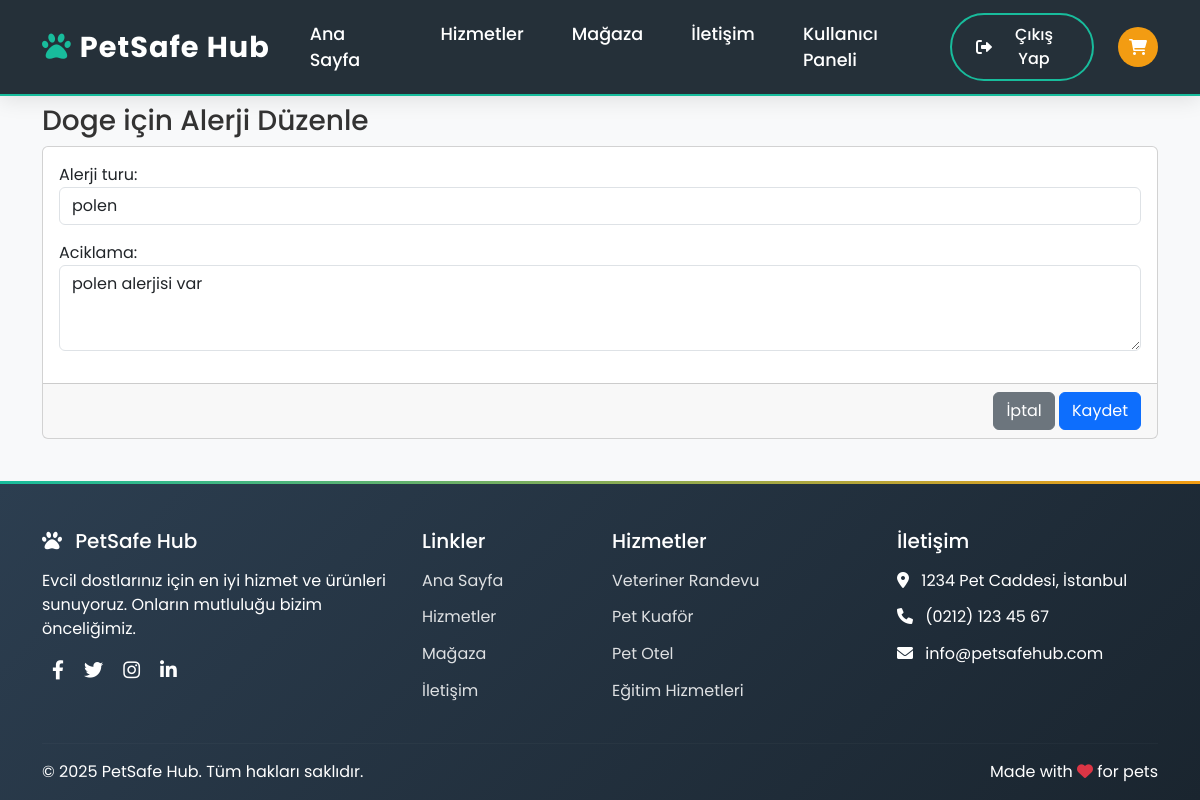
Page /petpanel/edit-allergy/1/ (signed in) on the committed database.
### anahtarlik/models.py (models this page shows, shortened)
class EvcilHayvan(models.Model):
    TUR_SECENEKLERI = [
        ('kopek', 'Köpek'),
        ('kedi', 'Kedi'),
        ('diger', 'Diğer'),
    ]
    CINSIYET_SECENEKLERI = [
        ('erkek', 'Erkek'),
        ('disi', 'Dişi'),
        ('bilinmiyor', 'Bilinmiyor'),
    ]
    ad = models.CharField(max_length=100)
    tur = models.CharField(max_length=20, choices=TUR_SECENEKLERI)
    cins = models.CharField(max_length=100)
    cinsiyet = models.CharField(max_length=20, choices=CINSIYET_SECENEKLERI, default='bilinmiyor')
    dogum_tarihi = models.DateField(null=True, blank=True)
    sahip = models.ForeignKey(Sahip, on_delete=models.CASCADE, related_name='evcil_hayvanlar')
    saglik_notu = models.TextField(blank=True)
    beslenme_notu = models.TextField(blank=True)
    genel_not = models.TextField(blank=True)
    davranis_notu = models.TextField(blank=True)
    kayip_durumu = models.BooleanField(default=False)
    kayip_bildirim_tarihi = models.DateTimeField(null=True, blank=True)
    odul_miktari = models.DecimalField(max_digits=10, decimal_places=2, null=True, blank=True)
    resim = models.ImageField(upload_to='evcil_hayvanlar/', null=True, blank=True)

class Alerji(models.Model):
    evcil_hayvan = models.ForeignKey(EvcilHayvan, on_delete=models.CASCADE, related_name='alerjiler')
    alerji_turu = models.CharField(max_length=100)
    aciklama = models.TextField(blank=True)
    kaydedilme_tarihi = models.DateTimeField(auto_now_add=True)

### petpanel/views.py (the view)
# urls.py: path('edit-allergy/<int:record_id>/', views.alerji_duzenle, name='alerji_duzenle'),
@login_required
def alerji_duzenle(request, record_id):
    alerji = get_object_or_404(Alerji, id=record_id, evcil_hayvan__sahip__kullanici=request.user)
    form = AlerjiForm(request.POST or None, instance=alerji)
    if form.is_valid():
        form.save()
        return redirect('pet_detail', pet_id=alerji.evcil_hayvan.id)
    return render(request, 'petpanel/alerji_form.html', {'form': form, 'pet': alerji.evcil_hayvan, 'is_edit': True})

### petpanel/forms.py
class AlerjiForm(forms.ModelForm):
    class Meta:
        model = Alerji
        fields = ['alerji_turu', 'aciklama']
        widgets = {
            'alerji_turu': forms.TextInput(attrs={'class': 'form-control'}),
            'aciklama': forms.Textarea(attrs={'class': 'form-control', 'rows': 3}),
        }

### courseapp/context_processors.py (called while the page is built, shortened)
def sepet_ozeti(request):
    sepet = request.session.get('sepet', {})
    if isinstance(sepet, list):  # Eski liste ise dict'e çevir (hata önle)
        new_sepet = {}
        for pk in sepet:
            new_sepet[str(pk)] = new_sepet.get(str(pk), 0) + 1
        request.session['sepet'] = new_sepet
        sepet = new_sepet
    sepet_items = []
    toplam = 0
    adet = 0
    return {
        'sepet_items': sepet_items,
        'sepet_toplam': toplam,
        'sepet_adet': adet,
    }

### petpanel/templates/petpanel/alerji_form.html (shortened to what this page needs)
{% extends "ana.html" %}
{% block content %}
<div class="container py-4">
    <h3>{{ pet.ad }} için Alerji {{ is_edit|yesno:"Düzenle,Ekle" }}</h3>
    <form method="POST">
        <div class="card mb-3">
            <div class="card-body">
                {{ form.as_p }}
            </div>
            <div class="card-footer text-end">
                <a href="{% url 'pet_detail' pet.id %}" class="btn btn-secondary">İptal</a>
                <button type="submit" class="btn btn-primary">Kaydet</button>
            </div>
        </div>
    </form>
</div>
{% endblock %}

### rows in the picture
EvcilHayvan: ad "Doge"
Alerji: alerji_turu "polen", aciklama "polen alerjisi var"

### other values in the picture
{{ is_edit|yesno:"Düzenle,Ekle" }} "Düzenle"
